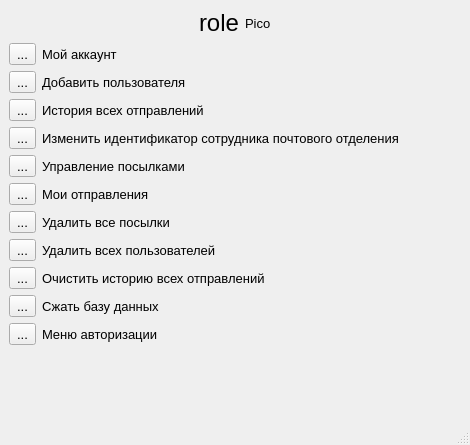
<?xml version="1.0" encoding="UTF-8"?>
<ui version="4.0">
 <class>UserPersonalAccount</class>
 <widget class="QMainWindow" name="UserPersonalAccount">
  <property name="geometry">
   <rect>
    <x>0</x>
    <y>0</y>
    <width>470</width>
    <height>445</height>
   </rect>
  </property>
  <property name="font">
   <font>
    <family>Segoe UI</family>
    <pointsize>10</pointsize>
   </font>
  </property>
  <property name="windowTitle">
   <string>MainWindow</string>
  </property>
  <widget class="QWidget" name="centralwidget">
   <layout class="QGridLayout" name="gridLayout">
    <item row="0" column="0">
     <layout class="QVBoxLayout" name="verticalLayout">
      <item>
       <layout class="QHBoxLayout" name="horizontalLayout_2">
        <item>
         <spacer name="horizontalSpacer">
          <property name="orientation">
           <enum>Qt::Horizontal</enum>
          </property>
          <property name="sizeHint" stdset="0">
           <size>
            <width>40</width>
            <height>20</height>
           </size>
          </property>
         </spacer>
        </item>
        <item>
         <widget class="QLabel" name="roleNameLabel">
          <property name="font">
           <font>
            <family>Segoe UI</family>
            <pointsize>18</pointsize>
           </font>
          </property>
          <property name="text">
           <string>role</string>
          </property>
         </widget>
        </item>
        <item>
         <widget class="QLabel" name="chiefAdminIcoPixmap">
          <property name="text">
           <string>Pico</string>
          </property>
         </widget>
        </item>
        <item>
         <spacer name="horizontalSpacer_2">
          <property name="orientation">
           <enum>Qt::Horizontal</enum>
          </property>
          <property name="sizeHint" stdset="0">
           <size>
            <width>40</width>
            <height>20</height>
           </size>
          </property>
         </spacer>
        </item>
       </layout>
      </item>
      <item>
       <layout class="QHBoxLayout" name="horizontalLayout">
        <item>
         <widget class="QToolButton" name="accountInfoToolButton">
          <property name="text">
           <string>...</string>
          </property>
         </widget>
        </item>
        <item>
         <widget class="QLabel" name="label">
          <property name="text">
           <string>Мой аккаунт</string>
          </property>
         </widget>
        </item>
       </layout>
      </item>
      <item>
       <layout class="QHBoxLayout" name="horizontalLayout_3">
        <item>
         <widget class="QToolButton" name="addUserToolButton">
          <property name="text">
           <string>...</string>
          </property>
         </widget>
        </item>
        <item>
         <widget class="QLabel" name="label_3">
          <property name="text">
           <string>Добавить пользователя</string>
          </property>
         </widget>
        </item>
       </layout>
      </item>
      <item>
       <layout class="QHBoxLayout" name="horizontalLayout_4">
        <item>
         <widget class="QToolButton" name="historyOfAllShimpmentsToolButton">
          <property name="text">
           <string>...</string>
          </property>
         </widget>
        </item>
        <item>
         <widget class="QLabel" name="label_4">
          <property name="text">
           <string>История всех отправлений</string>
          </property>
         </widget>
        </item>
       </layout>
      </item>
      <item>
       <layout class="QHBoxLayout" name="horizontalLayout_6">
        <item>
         <widget class="QToolButton" name="changePostOfficeEmployeeIDToolButton">
          <property name="text">
           <string>...</string>
          </property>
         </widget>
        </item>
        <item>
         <widget class="QLabel" name="label_6">
          <property name="text">
           <string>Изменить идентификатор сотрудника почтового отделения</string>
          </property>
         </widget>
        </item>
       </layout>
      </item>
      <item>
       <layout class="QHBoxLayout" name="horizontalLayout_7">
        <item>
         <widget class="QToolButton" name="mailManagmentToolButton">
          <property name="text">
           <string>...</string>
          </property>
         </widget>
        </item>
        <item>
         <widget class="QLabel" name="label_7">
          <property name="text">
           <string>Управление посылками</string>
          </property>
         </widget>
        </item>
       </layout>
      </item>
      <item>
       <layout class="QHBoxLayout" name="horizontalLayout_8">
        <item>
         <widget class="QToolButton" name="userParcelsToolButton">
          <property name="text">
           <string>...</string>
          </property>
         </widget>
        </item>
        <item>
         <widget class="QLabel" name="label_8">
          <property name="text">
           <string>Мои отправления</string>
          </property>
         </widget>
        </item>
       </layout>
      </item>
      <item>
       <layout class="QHBoxLayout" name="horizontalLayout_9">
        <item>
         <widget class="QToolButton" name="removeAllParcelsToolButton">
          <property name="text">
           <string>...</string>
          </property>
         </widget>
        </item>
        <item>
         <widget class="QLabel" name="label_9">
          <property name="text">
           <string>Удалить все посылки</string>
          </property>
         </widget>
        </item>
       </layout>
      </item>
      <item>
       <layout class="QHBoxLayout" name="horizontalLayout_10">
        <item>
         <widget class="QToolButton" name="removeAllUsersToolButton">
          <property name="text">
           <string>...</string>
          </property>
         </widget>
        </item>
        <item>
         <widget class="QLabel" name="label_10">
          <property name="text">
           <string>Удалить всех пользователей</string>
          </property>
         </widget>
        </item>
       </layout>
      </item>
      <item>
       <layout class="QHBoxLayout" name="horizontalLayout_11">
        <item>
         <widget class="QToolButton" name="clearAllHistoriesParcelsToolButton">
          <property name="text">
           <string>...</string>
          </property>
         </widget>
        </item>
        <item>
         <widget class="QLabel" name="label_11">
          <property name="text">
           <string>Очистить историю всех отправлений</string>
          </property>
         </widget>
        </item>
       </layout>
      </item>
      <item>
       <layout class="QHBoxLayout" name="horizontalLayout_12">
        <item>
         <widget class="QToolButton" name="shrinkDataBaseToolButton">
          <property name="text">
           <string>...</string>
          </property>
         </widget>
        </item>
        <item>
         <widget class="QLabel" name="label_12">
          <property name="text">
           <string>Сжать базу данных</string>
          </property>
         </widget>
        </item>
       </layout>
      </item>
      <item>
       <layout class="QHBoxLayout" name="horizontalLayout_5">
        <item>
         <widget class="QToolButton" name="authenticationFormToolButton">
          <property name="text">
           <string>...</string>
          </property>
         </widget>
        </item>
        <item>
         <widget class="QLabel" name="label_5">
          <property name="text">
           <string>Меню авторизации</string>
          </property>
         </widget>
        </item>
       </layout>
      </item>
      <item>
       <spacer name="verticalSpacer">
        <property name="orientation">
         <enum>Qt::Vertical</enum>
        </property>
        <property name="sizeHint" stdset="0">
         <size>
          <width>20</width>
          <height>40</height>
         </size>
        </property>
       </spacer>
      </item>
     </layout>
    </item>
   </layout>
  </widget>
  <widget class="QMenuBar" name="menubar">
   <property name="geometry">
    <rect>
     <x>0</x>
     <y>0</y>
     <width>470</width>
     <height>20</height>
    </rect>
   </property>
  </widget>
  <widget class="QStatusBar" name="statusbar"/>
 </widget>
 <resources/>
 <connections/>
</ui>
